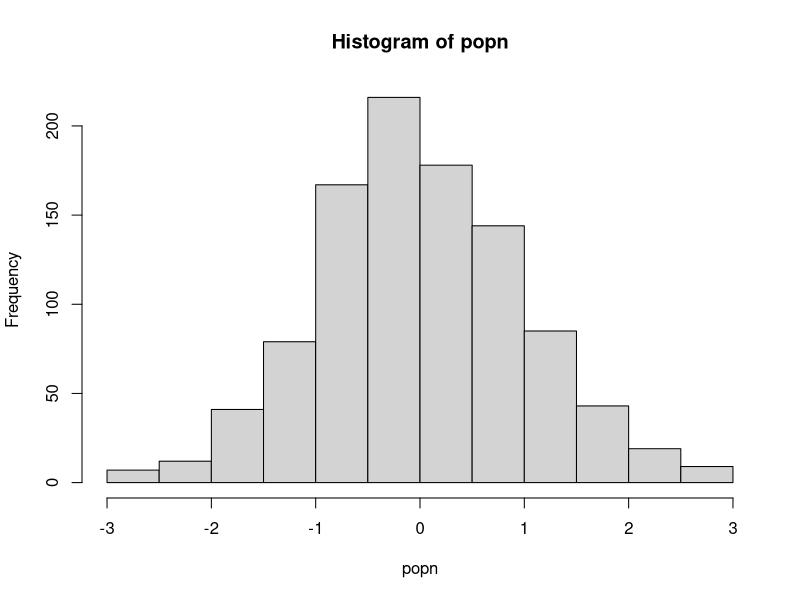

R code for this plot:
########### Functions ########

### A function to take a sample of size n from a population "popn"
myexperiment <- function(popn, n){
    pop_sample <- sample(popn, n, replace =  FALSE)
    return(mean(pop_sample))
}

## Calculate means using a for loop without preallocation: 
loopy_sample1 <-function(popn, n, num){
    result1 <- vector() #Initialize empty vector of size 1
    for(i in 1:num){
        result1 <- c(result1, myexperiment(popn, n))
    }
    return(result1)
}

## To run "num" iterations of the experiment using a for loop on a vector
loopy_sample2 <- function(popn, n, num){
    result2 <- vector(,num)
    for(i in 1:num){
        result2[i] <- myexperiment(popn, n)
    }
    return(result2)
}

## To run "num" iterations of the experiment using a for loop on a list with preallocation
lapply_sample <- function(popn, n, num){
    result4 <- lapply(1:num, function(i) myexperiment(popn, n))
    return(result4)
}

## To run "num" iterations of the experiment using vectorization with lapply:
sapply_sample <- function(popn, n, num){
    result5 <- sapply(1:num, function(i) myexperiment(popn, n))
    return(result5)
}
popn <- rnorm(1000)
hist(popn)